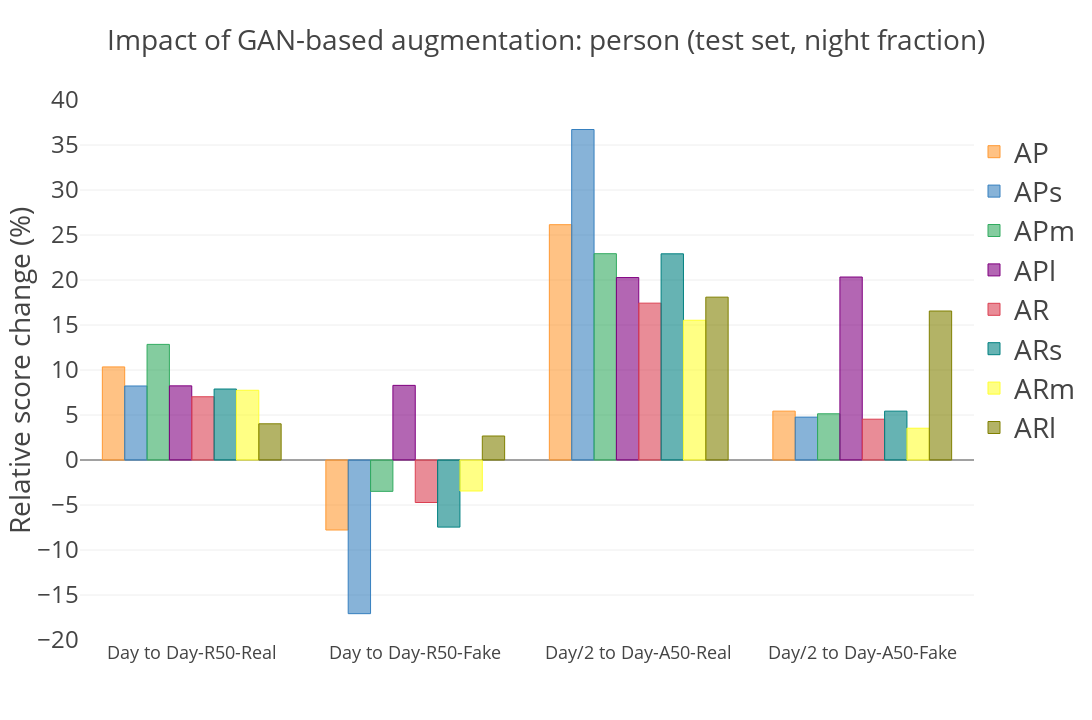

The notebook cell this image was saved under:
### Code cell
layout = {
    "title": plot_title,
    "titlefont": {
        "size": 28
    },    
    "xaxis": {
        "tickfont": {
            "size": 18
        }
    },    
    "yaxis": {
        "title": "Relative score change (%)",
        "range": [-20, 40],
        "dtick": 5,
        "titlefont": {
            "size": 28
        },
        "tickfont": {
            "size": 24
        }
    },
    "width": 1280,
    "height": 720,
    "legend": {
        "x": 1.00,
        "y": 0.95,
        "orientation": "v",
        "font": {
            "size": 28,
        },        
    }
}

fig = df_combined_rel.iplot(kind = "bar", y = ["AP", "APs", "APm", "APl", "AR", "ARs", "ARm", "ARl"], layout = layout, asFigure = True)
py.offline.iplot(fig, show_link = False, config = config)

### Figure 1 — Plotly figure (JSON) as saved in the notebook; plotly's stock layout.template omitted (floating-point values rounded to 4 significant figures)
{"data": [{"marker": {"color": "rgba(255, 153, 51, 0.6)", "line": {"color": "rgba(255, 153, 51, 1.0)", "width": 1}}, "name": "AP", "orientation": "v", "text": "", "type": "bar", "uid": "c926c2ca-146b-4fee-9f36-3b3cce954d2f", "x": ["Day to Day-R50-Real", "Day to Day-R50-Fake", "Day/2 to Day-A50-Real", "Day/2 to Day-A50-Fake"], "y": [10.34, -7.778, 26.15, 5.43]}, {"marker": {"color": "rgba(55, 128, 191, 0.6)", "line": {"color": "rgba(55, 128, 191, 1.0)", "width": 1}}, "name": "APs", "orientation": "v", "text": "", "type": "bar", "uid": "3475b75b-2117-48cc-8ca4-3921ecf46e58", "x": ["Day to Day-R50-Real", "Day to Day-R50-Fake", "Day/2 to Day-A50-Real", "Day/2 to Day-A50-Fake"], "y": [8.223, -17.07, 36.72, 4.765]}, {"marker": {"color": "rgba(50, 171, 96, 0.6)", "line": {"color": "rgba(50, 171, 96, 1.0)", "width": 1}}, "name": "APm", "orientation": "v", "text": "", "type": "bar", "uid": "f741ee96-d38b-43f9-9ac3-d666be8e4ed7", "x": ["Day to Day-R50-Real", "Day to Day-R50-Fake", "Day/2 to Day-A50-Real", "Day/2 to Day-A50-Fake"], "y": [12.85, -3.484, 22.92, 5.134]}, {"marker": {"color": "rgba(128, 0, 128, 0.6)", "line": {"color": "rgba(128, 0, 128, 1.0)", "width": 1}}, "name": "APl", "orientation": "v", "text": "", "type": "bar", "uid": "9e8ac659-11df-44d3-b398-592e84b82d48", "x": ["Day to Day-R50-Real", "Day to Day-R50-Fake", "Day/2 to Day-A50-Real", "Day/2 to Day-A50-Fake"], "y": [8.238, 8.292, 20.27, 20.33]}, {"marker": {"color": "rgba(219, 64, 82, 0.6)", "line": {"color": "rgba(219, 64, 82, 1.0)", "width": 1}}, "name": "AR", "orientation": "v", "text": "", "type": "bar", "uid": "0d42cd86-61b2-4514-b556-89ef6ad7eb61", "x": ["Day to Day-R50-Real", "Day to Day-R50-Fake", "Day/2 to Day-A50-Real", "Day/2 to Day-A50-Fake"], "y": [7.028, -4.723, 17.43, 4.535]}, {"marker": {"color": "rgba(0, 128, 128, 0.6)", "line": {"color": "rgba(0, 128, 128, 1.0)", "width": 1}}, "name": "ARs", "orientation": "v", "text": "", "type": "bar", "uid": "c54e88a6-5a62-42d4-b546-6d125dd9f449", "x": ["Day to Day-R50-Real", "Day to Day-R50-Fake", "Day/2 to Day-A50-Real", "Day/2 to Day-A50-Fake"], "y": [7.886, -7.458, 22.91, 5.428]}, {"marker": {"color": "rgba(255, 255, 51, 0.6)", "line": {"color": "rgba(255, 255, 51, 1.0)", "width": 1}}, "name": "ARm", "orientation": "v", "text": "", "type": "bar", "uid": "efb53686-880f-4902-bf39-78c71377739f", "x": ["Day to Day-R50-Real", "Day to Day-R50-Fake", "Day/2 to Day-A50-Real", "Day/2 to Day-A50-Fake"], "y": [7.746, -3.443, 15.53, 3.53]}, {"marker": {"color": "rgba(128, 128, 0, 0.6)", "line": {"color": "rgba(128, 128, 0, 1.0)", "width": 1}}, "name": "ARl", "orientation": "v", "text": "", "type": "bar", "uid": "2df2685a-cb84-47ec-9219-0a5349186522", "x": ["Day to Day-R50-Real", "Day to Day-R50-Fake", "Day/2 to Day-A50-Real", "Day/2 to Day-A50-Fake"], "y": [4.023, 2.667, 18.09, 16.56]}], "layout": {"height": 720, "legend": {"font": {"size": 28}, "orientation": "v", "x": 1, "y": 0.95}, "title": {"font": {"size": 28}, "text": "Impact of GAN-based augmentation: person (test set, night fraction)"}, "width": 1280, "xaxis": {"tickfont": {"size": 18}}, "yaxis": {"dtick": 5, "range": [-20, 40], "tickfont": {"size": 24}, "title": {"font": {"size": 28}, "text": "Relative score change (%)"}}}}
